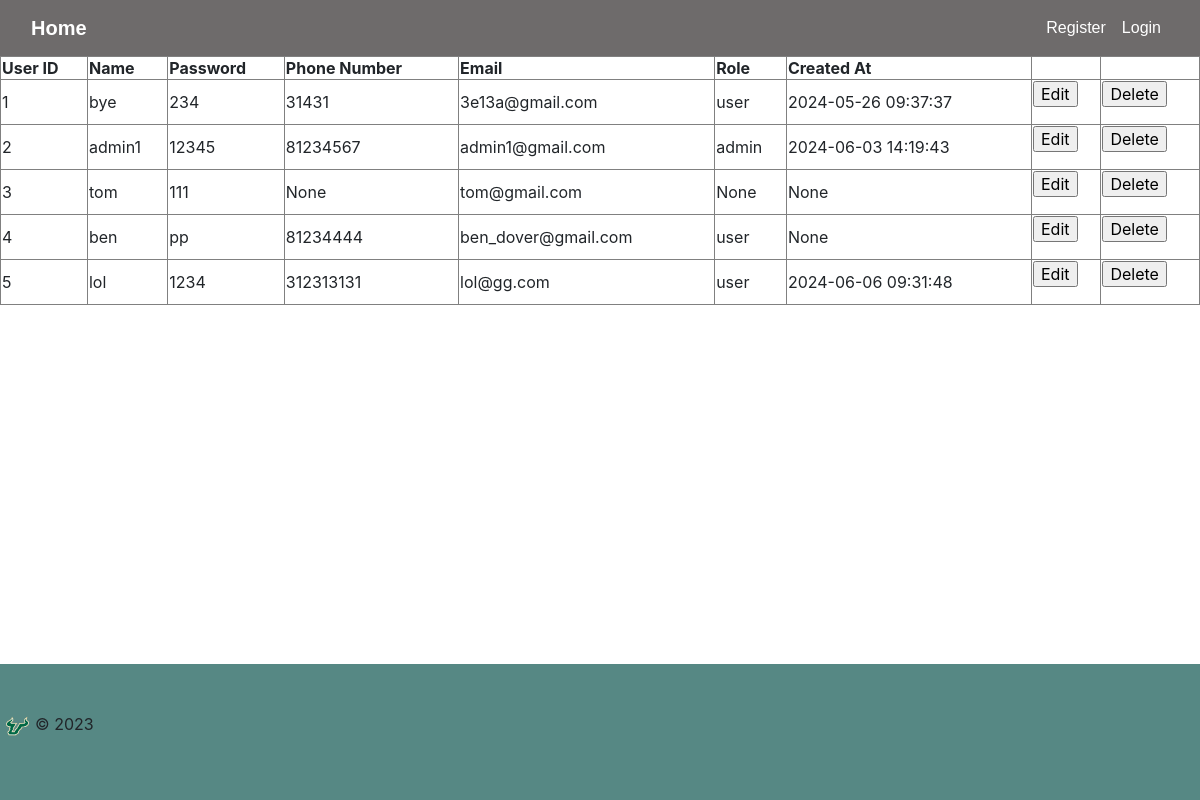
/list, run on an earlier commit of the app's database.
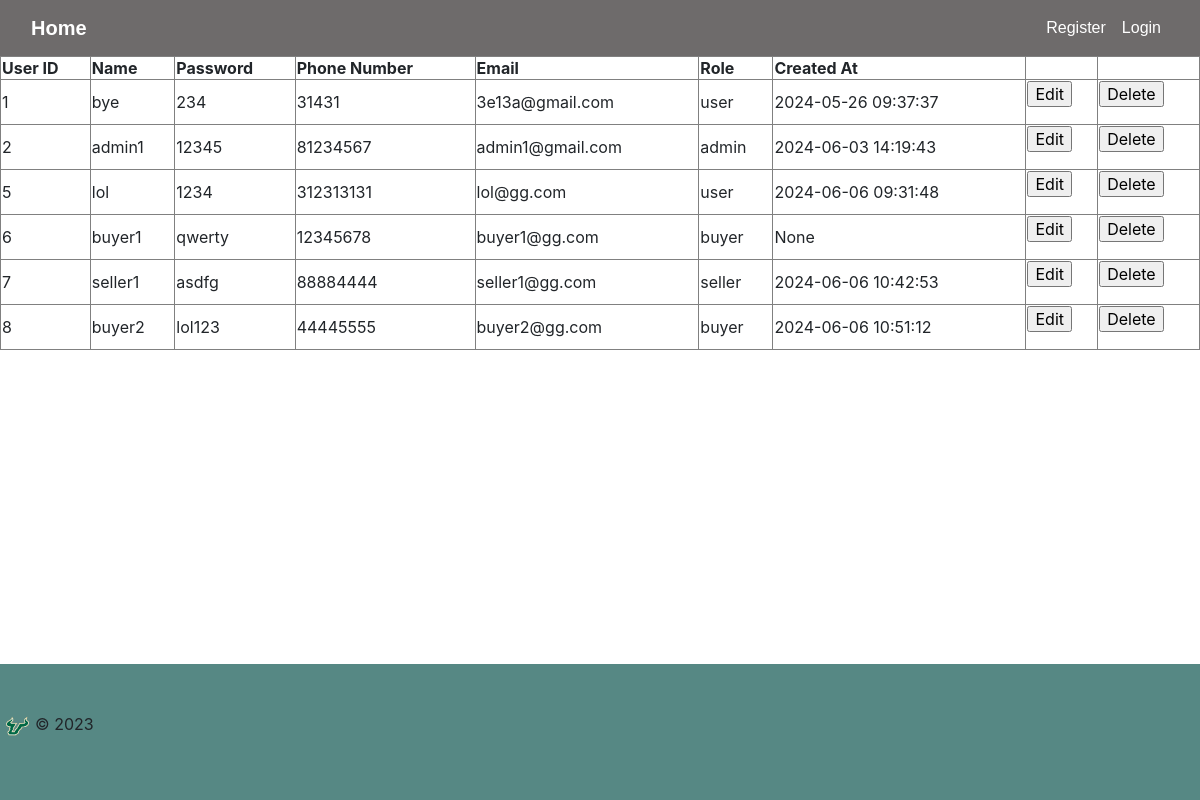
And on a later commit of the database.
### tables this page shows
CREATE TABLE Users (
    user_id INTEGER PRIMARY KEY,
    name VARCHAR(45),
    password VARCHAR(45),
    phoneNum VARCHAR(45),
    email VARCHAR(45),
    role VARCHAR(10),
    created_at DATETIME
);

### app.py (the view)
@app.route('/list')
def list():
    con = sqlite3.connect("database.db")
    con.row_factory = sqlite3.Row
    cur = con.cursor()
    cur.execute("SELECT user_id, * FROM Users")
    rows = cur.fetchall()
    con.close()
    return render_template("list.html", rows=rows)

### templates/list.html (shortened to what this page needs)
<html lang="en">
    {% include "header.html" %}
    <head>
        {% block content %} -->
        {% include "navbar.html" %}
    </head>
    <body>
        <table border="1px">
            <thead>
                <td><strong>User ID</strong></td>
                <td><strong>Name</strong></td>
                <td><strong>Password</strong></td>
                <td><strong>Phone Number</strong></td>
                <td><strong>Email</strong></td>
                <td><strong>Role</strong></td>
                <td><strong>Created At</strong></td>
                <td></td>
                <td></td>
            </thead>
            {% for row in rows %}
            <tr>
                <td>{{ row["user_id"] }}</td>
                <td>{{ row["name"] }}</td>
                <td>{{ row["password"] }}</td>
                <td>{{ row["phoneNum"] }}</td>
                <td>{{ row["email"] }}</td>
                <td>{{ row["role"] }}</td>
                <td>{{ row["created_at"] }}</td>
                <td>
                    <form action="{{ url_for('edit') }}" method="POST">
                        <input type="submit" value="Edit">
                    </form>
                </td>
                <td>
                    <form onsubmit="return confirm('Are you sure you want to DELETE this User from the Database?');" action="{{ url_for('delete') }}" method="POST">
                        <input type="submit" value="Delete">
                    </form>
                </td>
            </tr>
            {% endfor %}
        </table>
    </body>
    {% include "footer.html" %}
</html>
{% endblock %}

### templates/header.html (shortened to what this page needs)
<head>
    <link rel="stylesheet" type="text/css" href="{{ url_for('static', filename='site.css')}}" />
    <link rel="stylesheet" href="https://cdn.jsdelivr.net/npm/bootstrap@4.1.3/dist/css/bootstrap.min.css">
    <link rel="stylesheet" href="https://cdn.jsdelivr.net/npm/bootstrap-select@1.13.14/dist/css/bootstrap-select.min.css">
</head>

### templates/navbar.html (shortened to what this page needs)
<nav class="navbar navbar-expand-lg">
        <div class="container-fluid">
            <a href="{{ url_for('index') }}" class="navbar-brand">Home</a>
        </div>
            <div class="container justify-content-end">
                <ul class="navbar-nav ml-auto">
                    {% if 'name' and 'role' not in session %}
                    <li class="nav-item">
                        <a href="{{ url_for('register') }}" class="nav-link">Register</a>
                    </li>
                    <li class="nav-item">
                        <a href="{{ url_for('login') }}" class="nav-link">Login</a>
                    </li>
                    {% endif %}
                </ul>
            </div>
</nav>

### templates/footer.html
<footer class="py-5" style="margin-top: auto;">
   <p><img src="{{ url_for('static', filename='logo.png')}}" width="35" height="20">&copy; 2023</p>
</footer>

### static/site.css (style rules this page uses)
.navbar { background-color: rgb(110, 107, 107); font-size: 1em; font-family: 'Trebuchet MS', 'Lucida Sans Unicode', 'Lucida Grande', 'Lucida Sans', Arial, sans-serif; color: white; padding: 8px 5px; }
.navbar a { text-decoration: none; color: inherit; }
.navbar-brand { font-size: 1.2em; font-weight: 600; }
html, body { height: 100%; margin: 0; padding: 0; }
body { display: flex; flex-direction: column; }
footer { background-color: rgb(86, 136, 132); width: 100%; flex-shrink: 0; }

What changed in the data, as far as the page shows it:
removed Users: user_id "3", name "tom", password "111", phoneNum "None", email "tom@gmail.com", role "None", created_at "None"
removed Users: user_id "4", name "ben", password "pp", phoneNum "81234444", email "ben_dover@gmail.com", role "user", created_at "None"
added Users: user_id "6", name "buyer1", password "qwerty", phoneNum "12345678", email "buyer1@gg.com", role "buyer", created_at "None"
added Users: user_id "7", name "seller1", password "asdfg", phoneNum "88884444", email "seller1@gg.com", role "seller", created_at "2024-06-06 10:42:53"
added Users: user_id "8", name "buyer2", password "lol123", phoneNum "44445555", email "buyer2@gg.com", role "buyer", created_at "2024-06-06 10:51:12"
